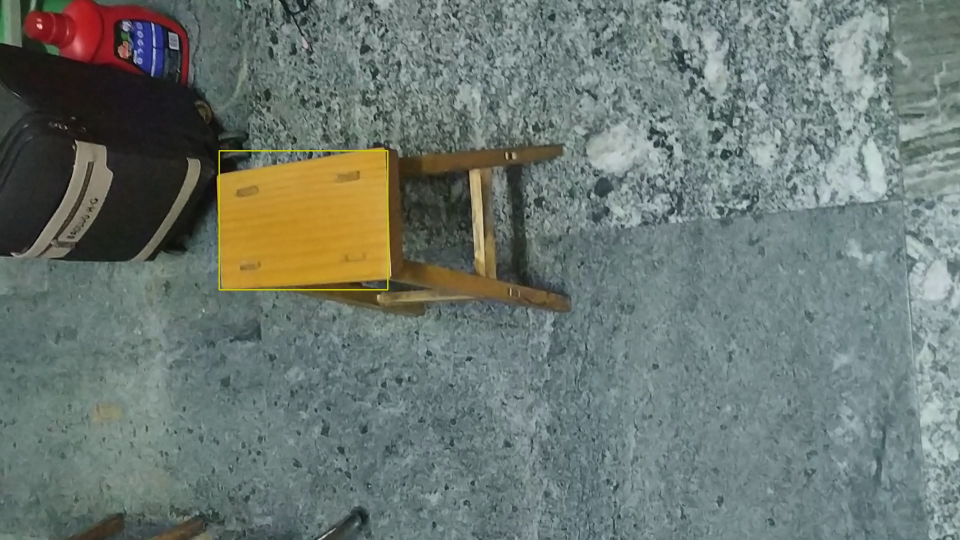
#> input picture new_begin/wow.jpg, 1920 x 1080 px (shown at 1/2 size)
$ python -i color_segment_mot.py   (imports and definitions only)
#> lines starting #> are read from the running program, lines starting #| are printed output that depends on the picture; after the words box and inside, x2 and y2 are one past the last pixel; in counts of white or black regions, pixels touching at a corner belong together
#> further down, picture is the input picture: shape (1080, 1920, 3); mean B, G, R 112.3, 118.8, 108.2
from __future__ import print_function
import sys
import time
from random import randint
import cv2
import serial
import imutils
from imutils.video import FPS, VideoStream

class track():
    def __init__(self):
        self.trackerTypes = ['BOOSTING', 'MIL', 'KCF', 'TLD', 'MEDIANFLOW', 'MOSSE', 'CSRT']
        self.trackerType = 'CSRT'
        self.bboxes = []
        self.colors = []
        self.ser = self.serialCreate()
        self.pixel = []
        self.shapeX = 0
        self.shapeY = 0
        self.speed = [121, 137, 153, 152, 151]

# make sure how to split the pixel, numArea is the num of the split area, theScale is the scale of turn and straight
# we use splitPixel in start_track()
    # [13 lines left out: function splitPixel, not called in this run]

# init serial port
# we use serialCreate in start_track()
    def serialCreate(self):
        timex = 5
        bps = 9600
        portx = "COM1"
        ser = serial.Serial(portx, bps, timeout = timex)
        return ser

# choose out tracker
    # [22 lines left out: function createTrackerByName, not called in this run]

# use color segmentation to find out object
    def before_track(self, frame):
        test = cv2.cvtColor(frame, cv2.COLOR_BGR2RGB)
        hsv_test = cv2.cvtColor(frame, cv2.COLOR_RGB2HSV)
#> hsv_test: shape (1080, 1920, 3); mean H, S, V 43.7, 48.1, 123.2

        # color segmentation
        light_orange = (80, 160, 150)
        dark_orange = (120, 220, 210)

        mask = cv2.inRange(hsv_test, light_orange, dark_orange)
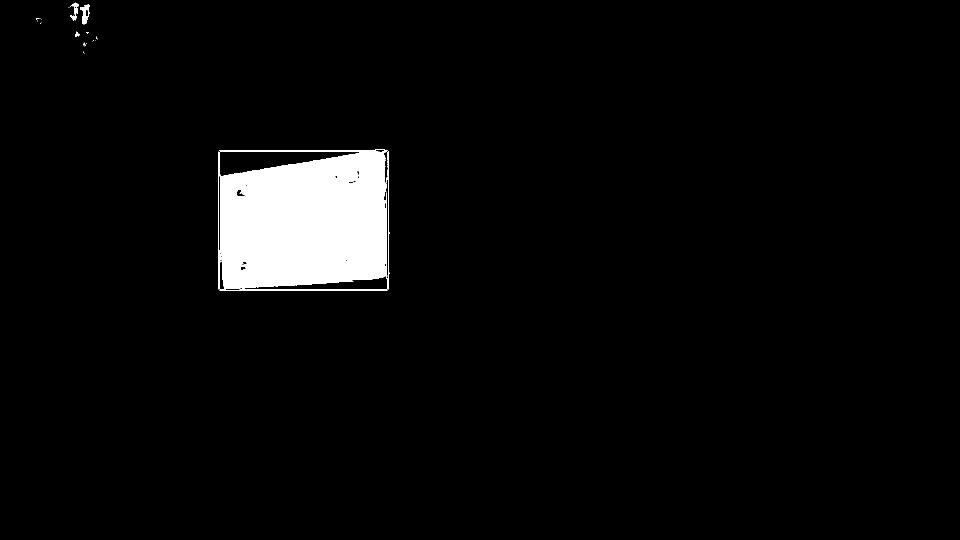
#> mask: shape (1080, 1920) (shown at 1/2 size); 4% white; 36 white regions (32 under 20 px), largest, box (x1, y1, x2, y2) and area: (436, 299, 779, 581) 82203, (160, 8, 180, 49) 436, (140, 5, 158, 42) 271, (150, 63, 160, 74) 58
        result = cv2.bitwise_and(test, test, mask = mask)
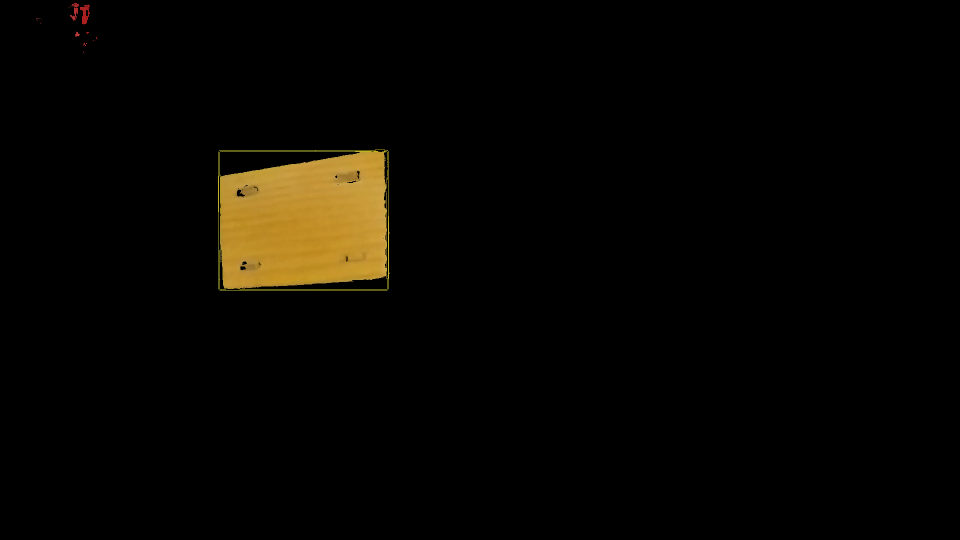
#> result: shape (1080, 1920, 3) (shown at 1/2 size); mean R, G, B 7.7, 5.9, 1.9

        kernel = cv2.getStructuringElement(cv2.MORPH_RECT, (8, 8))
        result = cv2.morphologyEx(result, cv2.MORPH_CLOSE, kernel)
        gray = cv2.cvtColor(result, cv2.COLOR_RGB2GRAY)
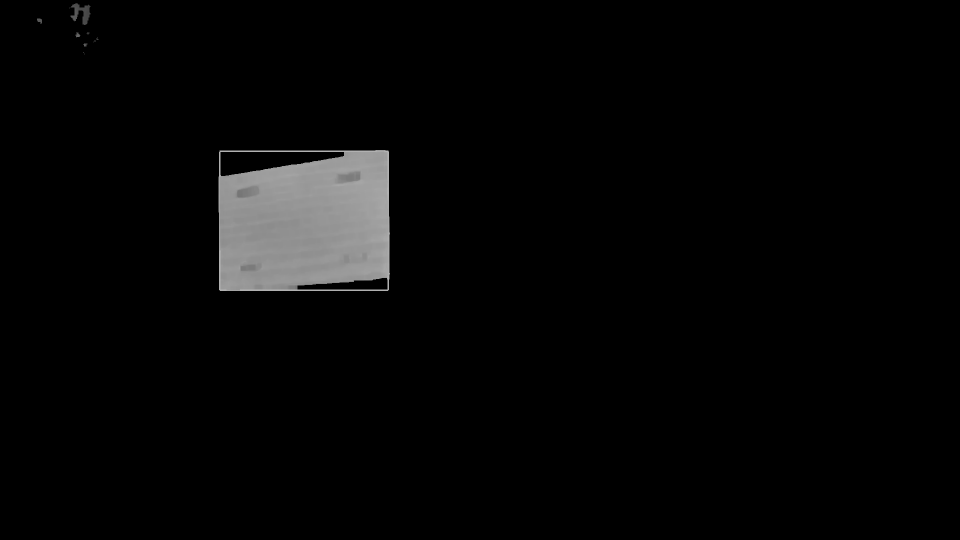
#> gray: shape (1080, 1920) (shown at 1/2 size); min 0, max 183, mean 6.3
        _, gray = cv2.threshold(gray, 100, 255, cv2.THRESH_BINARY)
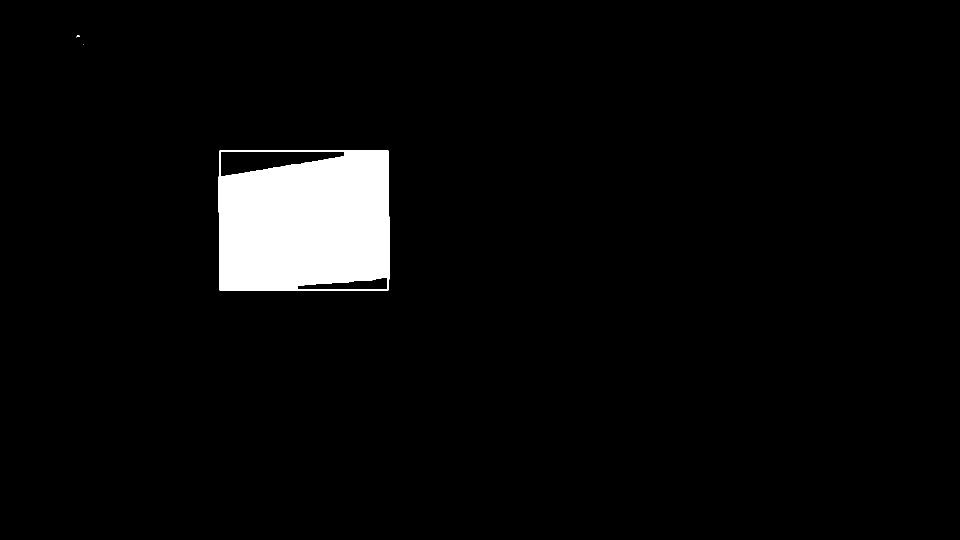
#> gray: shape (1080, 1920) (shown at 1/2 size); 4.1% white; 3 white regions (2 under 20 px)

        contours, hier = cv2.findContours(gray, cv2.RETR_TREE, cv2.CHAIN_APPROX_SIMPLE)
#> contours = 5 contours, 2 with area under 20; largest, box (x1, y1, x2, y2) and area: (437, 300, 780, 582) 95137, (440, 303, 689, 353) 7412, (594, 555, 776, 580) 2807
        x, y, w, h = cv2.boundingRect(contours[0])
#> x = 437; y = 300; w = 343; h = 282
        cv2.rectangle(frame, (x, y), (x+w, y+h), (0, 200, 200), 2)
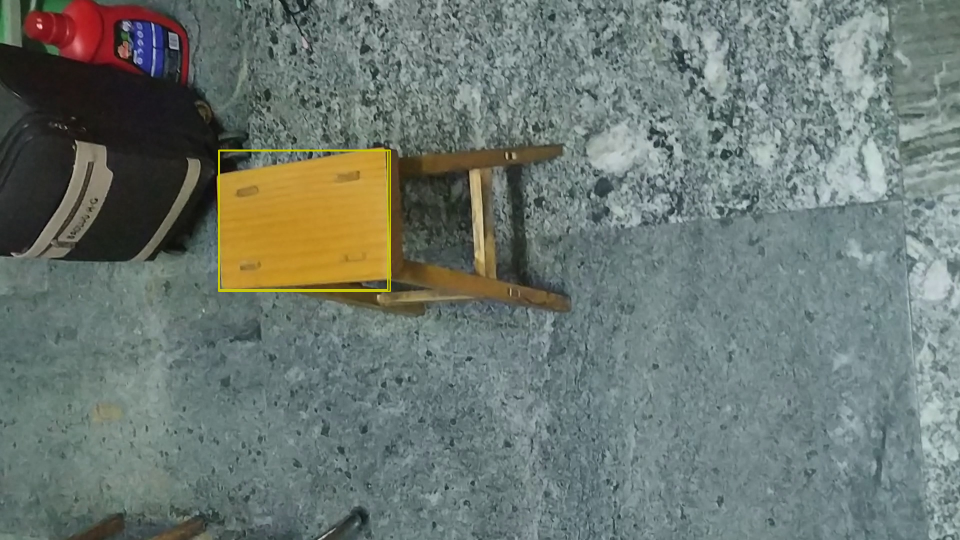
#> frame: shape (1080, 1920, 3) (shown at 1/2 size); 0.18% of pixels changed, all inside (x1, y1, x2, y2) = (436, 299, 782, 584)


    # [81 lines left out: functions startTrack, detailOfTrack, not called in this run]


track1 = track()
# [1 line not run here, left out]

>>> import cv2
>>> picture = cv2.imread('wow.jpg')
>>> result = track().before_track(picture)
